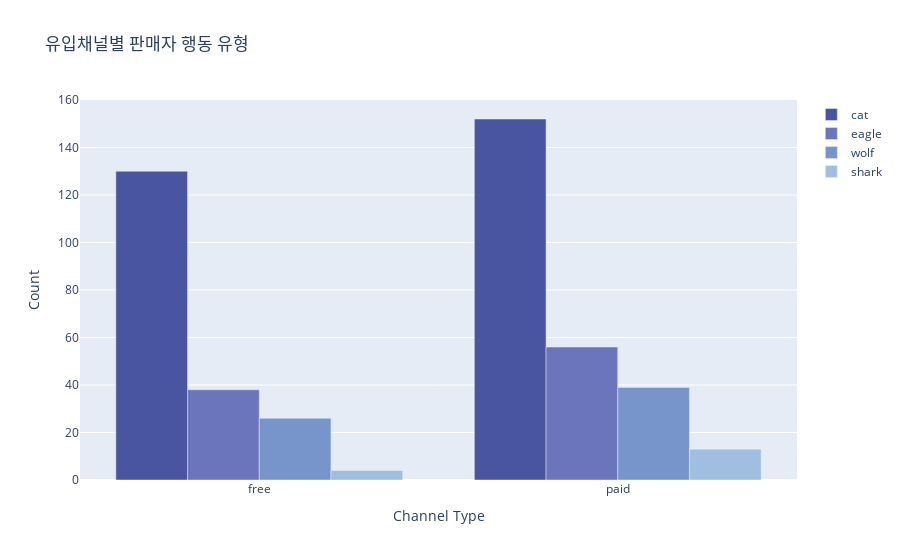

The notebook cell saved with this chart:
### Code cell
# 데이터를 리셋 인덱스하여 데이터프레임으로 변환
df_grouped = grouped_lead_behaviour_profile.reset_index(name='count')


fig = go.Figure()

colors = ['#4A55A2', '#6A75BB', '#7895CB', '#A0BFE0']

for idx, animal in enumerate(filter_values):
    # 각 동물에 대한 데이터를 선택
    animal_data = df_grouped[df_grouped['lead_behaviour_profile'] == animal]
    
    fig.add_trace(go.Bar(
        x=animal_data['origin_seg'],
        y=animal_data['count'],
        name=animal,
        marker_color=colors[idx]
    ))


fig.update_layout(
    title="유입채널별 판매자 행동 유형",
    xaxis_title="Channel Type",
    yaxis_title="Count",
    barmode='group'
)

fig.show()

### Figure 1 — Plotly figure (JSON) as saved in the notebook; plotly's stock layout.template omitted (floating-point values rounded to 4 significant figures)
{"data": [{"marker": {"color": "#4A55A2"}, "name": "cat", "type": "bar", "x": ["free", "paid"], "y": [130, 152]}, {"marker": {"color": "#6A75BB"}, "name": "eagle", "type": "bar", "x": ["free", "paid"], "y": [38, 56]}, {"marker": {"color": "#7895CB"}, "name": "wolf", "type": "bar", "x": ["free", "paid"], "y": [26, 39]}, {"marker": {"color": "#A0BFE0"}, "name": "shark", "type": "bar", "x": ["free", "paid"], "y": [4, 13]}], "layout": {"barmode": "group", "title": {"text": "유입채널별 판매자 행동 유형"}, "xaxis": {"title": {"text": "Channel Type"}}, "yaxis": {"title": {"text": "Count"}}}}
